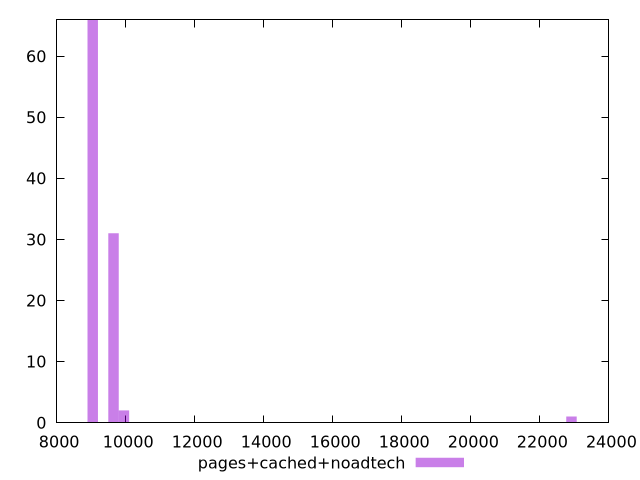

Here is the gnuplot script that generated this plot:
$_pagesCachedNoadtech <<EOF
9648.815576867446 31
9045.764603313231 66
9950.341063644553 2
22915.936995060183 1
EOF
set key outside below
set terminal pngcairo
set output "report_00004_2020-11-02T20-21-41.718Z/largest-contentful-paint/pages+cached+noadtech//raw_hist.png"
set yrange [0:66]
set boxwidth 301.5254867771077
set style fill transparent solid 0.5 noborder
plot $_pagesCachedNoadtech title "pages+cached+noadtech" with boxes ,
